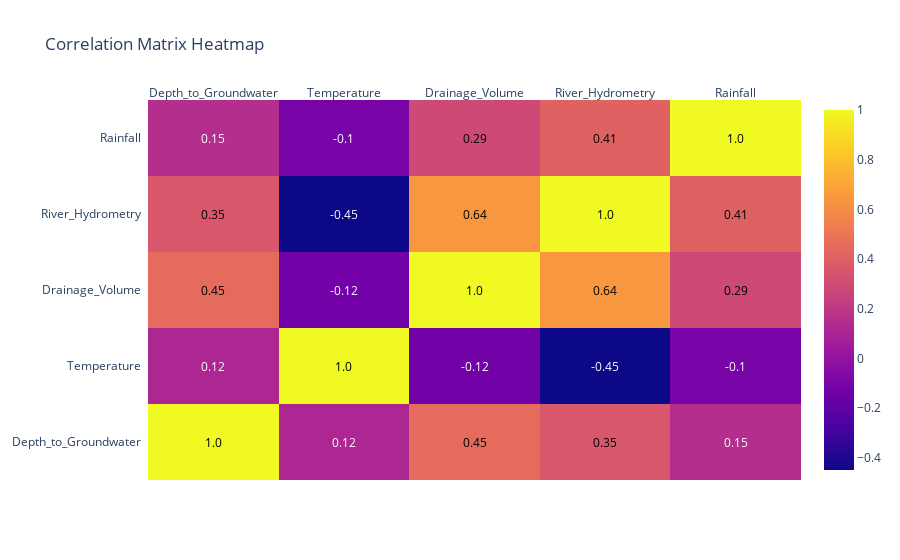

Here is the notebook cell this chart was saved with:
### Code cell
corr_matrix = df_new.drop('Date', axis=1).corr()
fig = ff.create_annotated_heatmap(z=corr_matrix.values, 
                                  x=list(corr_matrix.columns), 
                                  y=list(corr_matrix.index), 
                                  annotation_text=corr_matrix.round(2).values, 
                                  showscale=True)
fig.update_layout(title='Correlation Matrix Heatmap')
fig.show()

### Figure 1 — Plotly figure (JSON) as saved in the notebook; plotly's stock layout.template omitted (floating-point values rounded to 4 significant figures)
{"data": [{"colorscale": [[0, "#0d0887"], [0.1111, "#46039f"], [0.2222, "#7201a8"], [0.3333, "#9c179e"], [0.4444, "#bd3786"], [0.5556, "#d8576b"], [0.6667, "#ed7953"], [0.7778, "#fb9f3a"], [0.8889, "#fdca26"], [1, "#f0f921"]], "reversescale": false, "showscale": true, "type": "heatmap", "x": ["Depth_to_Groundwater", "Temperature", "Drainage_Volume", "River_Hydrometry", "Rainfall"], "y": ["Depth_to_Groundwater", "Temperature", "Drainage_Volume", "River_Hydrometry", "Rainfall"], "z": [[1, 0.1154, 0.4527, 0.3544, 0.1488], [0.1154, 1, -0.1249, -0.4488, -0.1039], [0.4527, -0.1249, 1, 0.6434, 0.2885], [0.3544, -0.4488, 0.6434, 1, 0.4084], [0.1488, -0.1039, 0.2885, 0.4084, 1]]}], "layout": {"annotations": [{"font": {"color": "#000000"}, "showarrow": false, "text": "1.0", "x": "Depth_to_Groundwater", "xref": "x", "y": "Depth_to_Groundwater", "yref": "y"}, {"font": {"color": "#FFFFFF"}, "showarrow": false, "text": "0.12", "x": "Temperature", "xref": "x", "y": "Depth_to_Groundwater", "yref": "y"}, {"font": {"color": "#000000"}, "showarrow": false, "text": "0.45", "x": "Drainage_Volume", "xref": "x", "y": "Depth_to_Groundwater", "yref": "y"}, {"font": {"color": "#000000"}, "showarrow": false, "text": "0.35", "x": "River_Hydrometry", "xref": "x", "y": "Depth_to_Groundwater", "yref": "y"}, {"font": {"color": "#FFFFFF"}, "showarrow": false, "text": "0.15", "x": "Rainfall", "xref": "x", "y": "Depth_to_Groundwater", "yref": "y"}, {"font": {"color": "#FFFFFF"}, "showarrow": false, "text": "0.12", "x": "Depth_to_Groundwater", "xref": "x", "y": "Temperature", "yref": "y"}, {"font": {"color": "#000000"}, "showarrow": false, "text": "1.0", "x": "Temperature", "xref": "x", "y": "Temperature", "yref": "y"}, {"font": {"color": "#FFFFFF"}, "showarrow": false, "text": "-0.12", "x": "Drainage_Volume", "xref": "x", "y": "Temperature", "yref": "y"}, {"font": {"color": "#FFFFFF"}, "showarrow": false, "text": "-0.45", "x": "River_Hydrometry", "xref": "x", "y": "Temperature", "yref": "y"}, {"font": {"color": "#FFFFFF"}, "showarrow": false, "text": "-0.1", "x": "Rainfall", "xref": "x", "y": "Temperature", "yref": "y"}, {"font": {"color": "#000000"}, "showarrow": false, "text": "0.45", "x": "Depth_to_Groundwater", "xref": "x", "y": "Drainage_Volume", "yref": "y"}, {"font": {"color": "#FFFFFF"}, "showarrow": false, "text": "-0.12", "x": "Temperature", "xref": "x", "y": "Drainage_Volume", "yref": "y"}, {"font": {"color": "#000000"}, "showarrow": false, "text": "1.0", "x": "Drainage_Volume", "xref": "x", "y": "Drainage_Volume", "yref": "y"}, {"font": {"color": "#000000"}, "showarrow": false, "text": "0.64", "x": "River_Hydrometry", "xref": "x", "y": "Drainage_Volume", "yref": "y"}, {"font": {"color": "#000000"}, "showarrow": false, "text": "0.29", "x": "Rainfall", "xref": "x", "y": "Drainage_Volume", "yref": "y"}, {"font": {"color": "#000000"}, "showarrow": false, "text": "0.35", "x": "Depth_to_Groundwater", "xref": "x", "y": "River_Hydrometry", "yref": "y"}, {"font": {"color": "#FFFFFF"}, "showarrow": false, "text": "-0.45", "x": "Temperature", "xref": "x", "y": "River_Hydrometry", "yref": "y"}, {"font": {"color": "#000000"}, "showarrow": false, "text": "0.64", "x": "Drainage_Volume", "xref": "x", "y": "River_Hydrometry", "yref": "y"}, {"font": {"color": "#000000"}, "showarrow": false, "text": "1.0", "x": "River_Hydrometry", "xref": "x", "y": "River_Hydrometry", "yref": "y"}, {"font": {"color": "#000000"}, "showarrow": false, "text": "0.41", "x": "Rainfall", "xref": "x", "y": "River_Hydrometry", "yref": "y"}, {"font": {"color": "#FFFFFF"}, "showarrow": false, "text": "0.15", "x": "Depth_to_Groundwater", "xref": "x", "y": "Rainfall", "yref": "y"}, {"font": {"color": "#FFFFFF"}, "showarrow": false, "text": "-0.1", "x": "Temperature", "xref": "x", "y": "Rainfall", "yref": "y"}, {"font": {"color": "#000000"}, "showarrow": false, "text": "0.29", "x": "Drainage_Volume", "xref": "x", "y": "Rainfall", "yref": "y"}, {"font": {"color": "#000000"}, "showarrow": false, "text": "0.41", "x": "River_Hydrometry", "xref": "x", "y": "Rainfall", "yref": "y"}, {"font": {"color": "#000000"}, "showarrow": false, "text": "1.0", "x": "Rainfall", "xref": "x", "y": "Rainfall", "yref": "y"}], "title": {"text": "Correlation Matrix Heatmap"}, "xaxis": {"dtick": 1, "gridcolor": "rgb(0, 0, 0)", "side": "top", "ticks": ""}, "yaxis": {"dtick": 1, "ticks": "", "ticksuffix": "  "}}}
